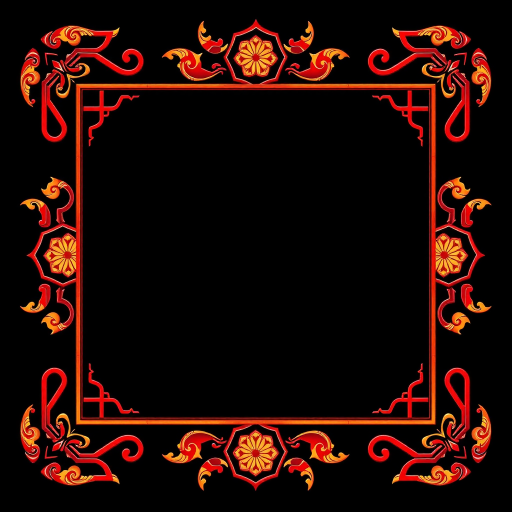
#> input picture art/generated/frames-hq/reel-frame/reel-frame_1059957015_0.png, 1024 x 1024 px, found by its file name (shown at 1/2 size)
$ python process-reel-frame.py
#> lines starting #> are read from the running program, lines starting #| are printed output that depends on the picture
"""Turn the generated square-window frame art into the game reel frame.

Unlike symbols (keep interior darks), a FRAME must have BOTH the outer black
and the enclosed center window keyed to transparent, leaving only the colored
border. So: global brightness key (frame is bright, bg+window are black).
Then measure the transparent window to print new FRAME_RATIOS for constants.ts.

Run: ../../../math-sdk/env/Scripts/python.exe process-reel-frame.py
"""
import os
import numpy as np
from PIL import Image, ImageFilter

HERE = os.path.dirname(os.path.abspath(__file__))
SRC = r"C:\Users\tiger\Desktop\Stake\game-1\Ayakashi\art\generated\frames-hq\reel-frame\reel-frame_1059957015_0.png"
OUT = os.path.join(HERE, "static", "assets", "sprites", "reelsFrame", "reel_frame.webp")

im = Image.open(SRC).convert("RGB")
#> im is the input picture: PIL image 1024x1024 RGB; mean R, G, B 33.7, 9.9, 5
arr = np.asarray(im).astype(np.float32)
value = arr.max(axis=2)  # brightness; frame is bright, black bg/window ~0
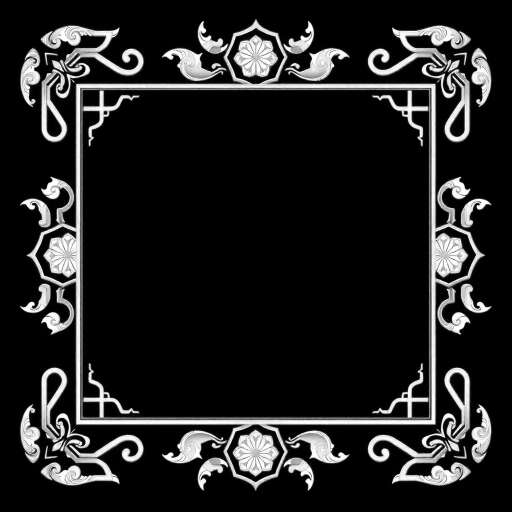
#> value: shape (1024, 1024) float32 (shown at 1/2 size); min 0, max 255, mean 33.8
alpha = np.clip((value - 28) / (70 - 28), 0, 1) * 255
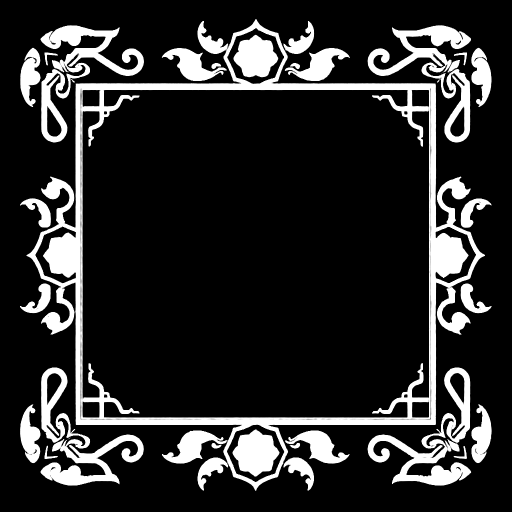
#> alpha: shape (1024, 1024) float32 (shown at 1/2 size); min 0, max 255, mean 42.5
alpha = alpha.astype(np.uint8)

rgba = im.convert("RGBA")
a_img = Image.fromarray(alpha).filter(ImageFilter.GaussianBlur(1.0))
rgba.putalpha(a_img)
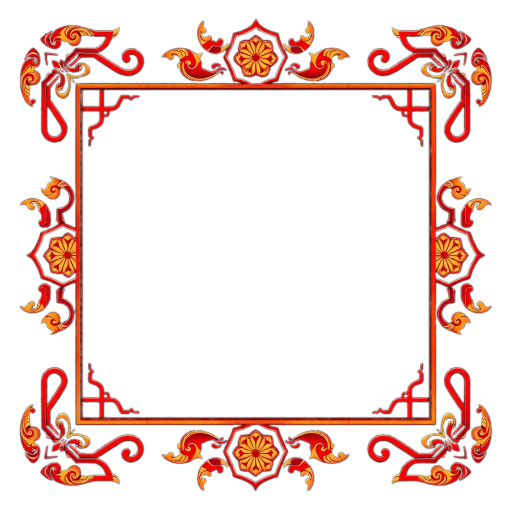
#> rgba: PIL image 1024x1024 RGBA (shown at 1/2 size); mean R, G, B, A 33.7, 9.9, 5, 42.4; transparent parts drawn white

# crop to the frame's outer extent
bbox = rgba.getbbox()
#> bbox = (37, 35, 986, 984)
frame = rgba.crop(bbox)
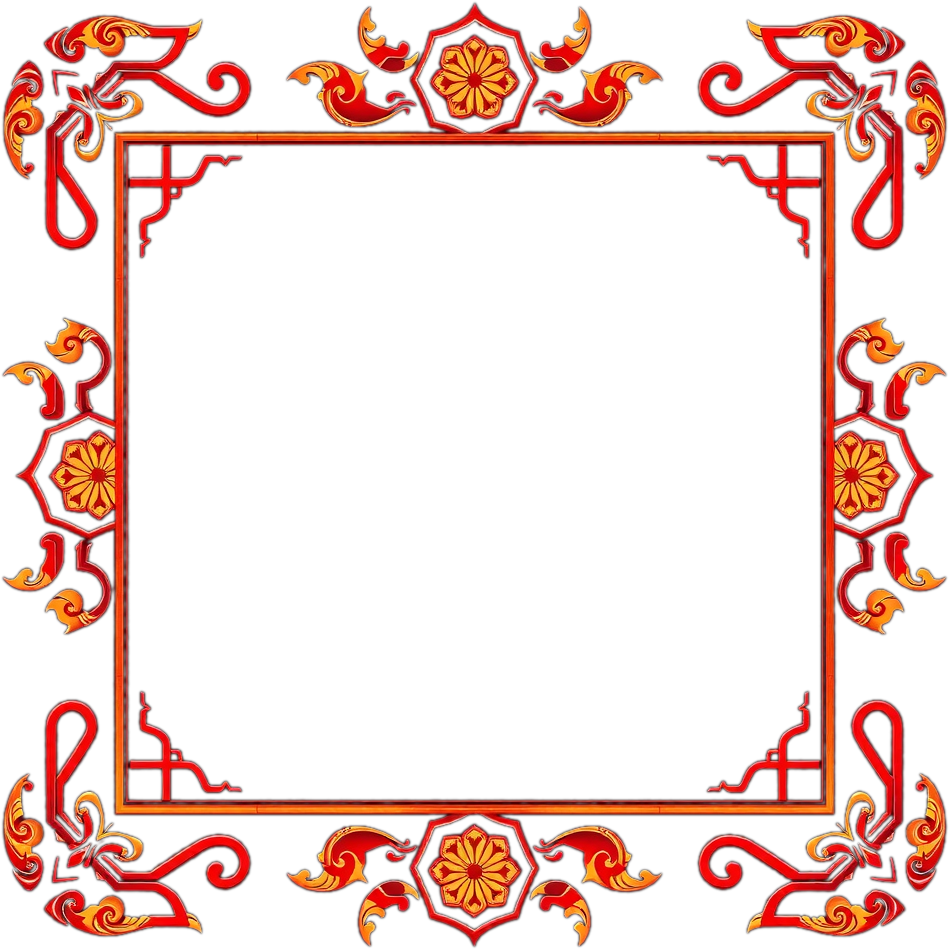
#> frame: PIL image 949x949 RGBA; mean R, G, B, A 39.3, 11.6, 5.8, 49.4; transparent parts drawn white
FW, FH = frame.size
#> FW = 949; FH = 949

# measure the central transparent window: span of low-alpha around the centre
fa = np.asarray(frame)[..., 3]
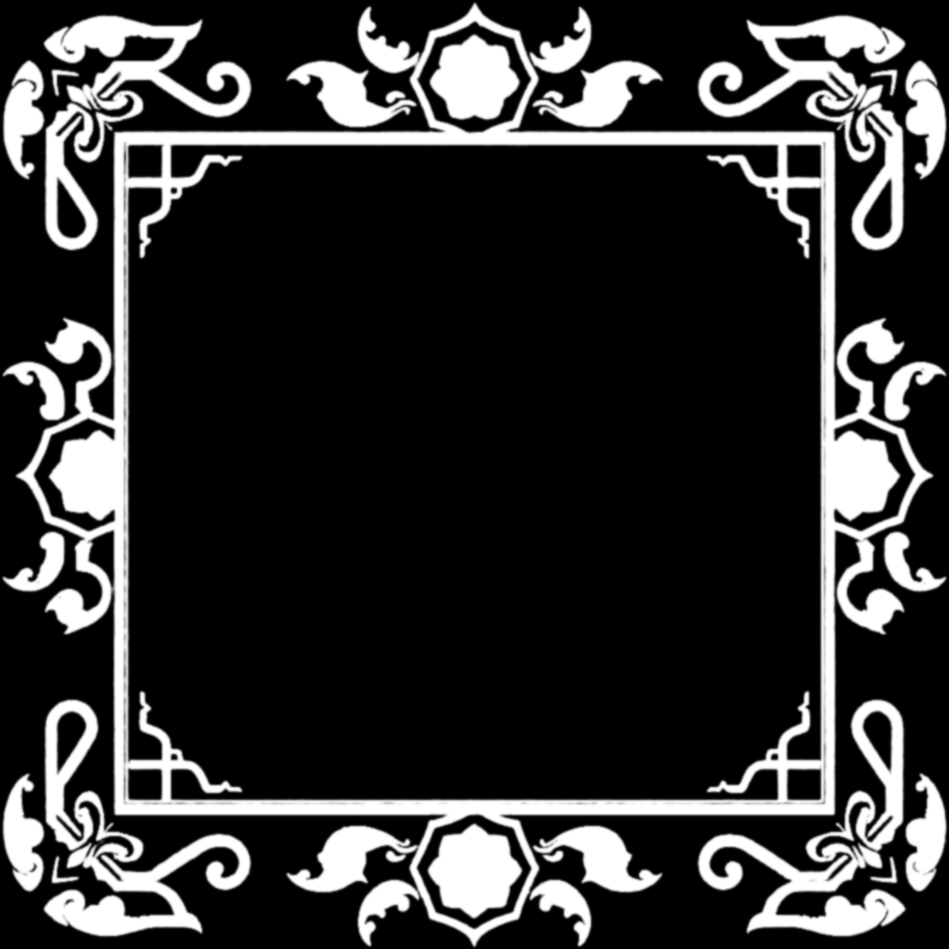
#> fa: shape (949, 949); min 0, max 255, mean 49.4
cy, cx = FH // 2, FW // 2
#> cy = 474; cx = 474
row = fa[cy, :] < 32
col = fa[:, cx] < 32

def span(mask, c):
#> called with mask = array of shape (949,), c = 474
    lo = c
#> lo = 474
    while lo > 0 and mask[lo - 1]:
        lo -= 1
#> this loop made 345 passes
#> lo on passes 1 to 3: 473, 472, 471
#> after the loop, lo = 129
    hi = c
#> hi = 474
    while hi < len(mask) - 1 and mask[hi + 1]:
        hi += 1
#> after the loop, hi = 819
    return lo, hi

x0, x1 = span(row, cx); y0, y1 = span(col, cy)
#> after `x0, x1 = span(row, cx)`: x0 = 129; x1 = 819
#> the loop in span (call 2), `while lo > 0 and mask[lo - 1]:` made 328 passes
#> after `y0, y1 = span(col, cy)`: y0 = 146; y1 = 798
win_w, win_h = x1 - x0 + 1, y1 - y0 + 1
#> win_w = 691; win_h = 653
fw, fh = win_w / FW, win_h / FH
#> fw = 0.728; fh = 0.688
print(f"frame art: {FW}x{FH}")
#| frame art: 949x949
print(f"window: {win_w}x{win_h}  ->  {fw*100:.1f}% x {fh*100:.1f}% of frame")
#| window: 691x653  ->  72.8% x 68.8% of frame
print(f"FRAME_RATIOS = {{ width: {1/fw:.4f}, height: {1/fh:.4f} }}")
#| FRAME_RATIOS = { width: 1.3734, height: 1.4533 }

frame.save(OUT, "WEBP", quality=92, method=6)
print(f"saved {OUT}  ({os.path.getsize(OUT)//1024}KB)")

$ run again, with art/generated/frames-hq/reel-frame/reel-frame_1059957015_1.png copied over art/generated/frames-hq/reel-frame/reel-frame_1059957015_0.png
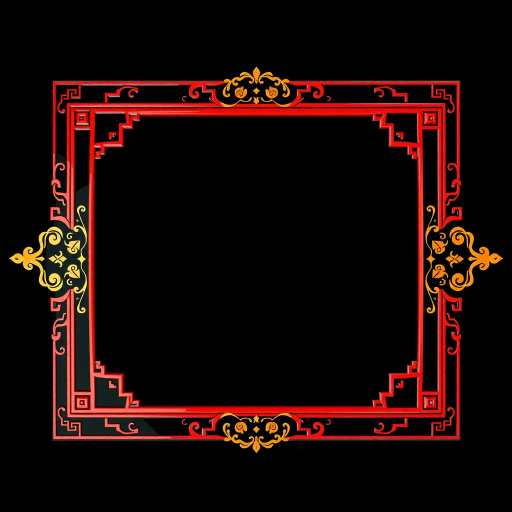
#> input picture art/generated/frames-hq/reel-frame/reel-frame_1059957015_1.png, 1024 x 1024 px, found by its file name (shown at 1/2 size)
#> im is the input picture: PIL image 1024x1024 RGB; mean R, G, B 26.5, 8.5, 5.6
#> `rgba.putalpha(a_img)`:
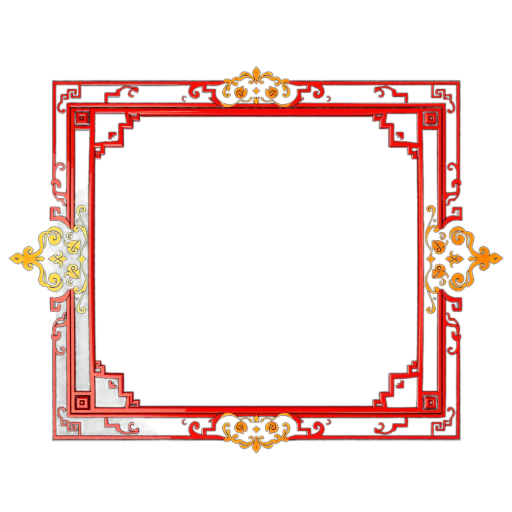
#> rgba: PIL image 1024x1024 RGBA (shown at 1/2 size); mean R, G, B, A 26.5, 8.5, 5.6, 33.5; transparent parts drawn white
#> bbox = (15, 131, 1009, 909)
#> `fa = np.asarray(frame)[..., 3]`:
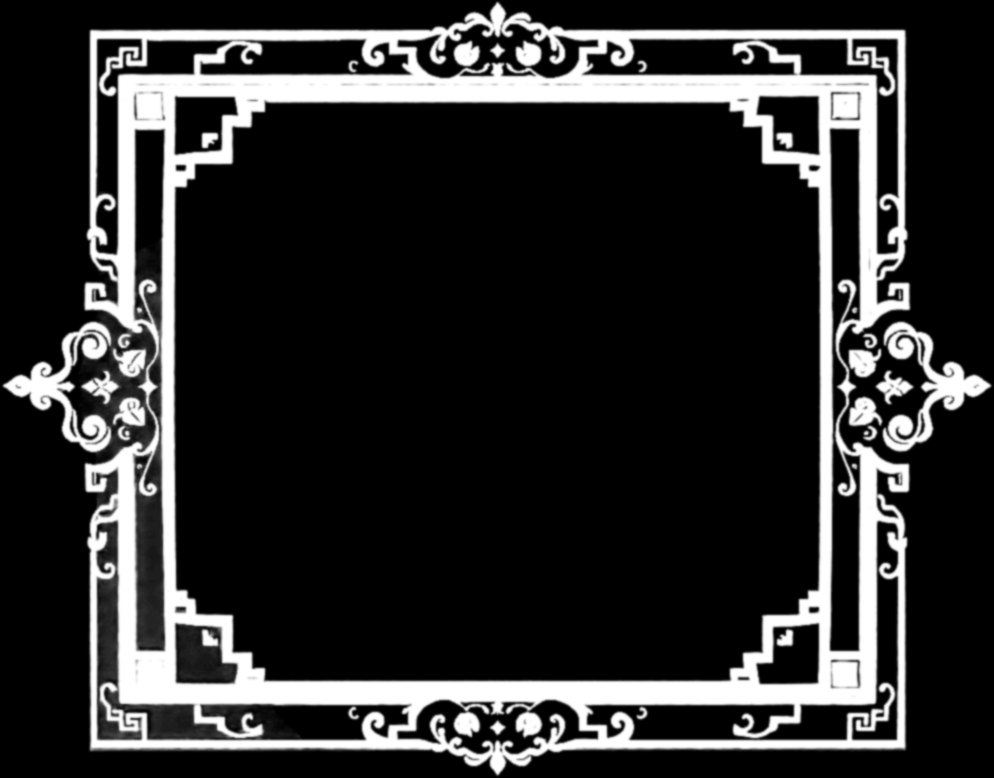
#> fa: shape (778, 994); min 0, max 255, mean 45.4
#> the loop in span, `while lo > 0 and mask[lo - 1]:` made 321 passes
#> lo on passes 1 to 3: 496, 495, 494
#> after the loop in span, `while lo > 0 and mask[lo - 1]:`: lo = 176
#> after the loop in span, `while hi < len(mask) - 1 and mask[hi + 1]:`: hi = 818
#> x0 = 176; x1 = 818
#> the loop in span (call 2), `while lo > 0 and mask[lo - 1]:` made 285 passes
#> lo on passes 1 to 3: 388, 387, 386
#> y0 = 104; y1 = 679
#> win_w = 643; win_h = 576
#> fw = 0.647; fh = 0.74
#| frame art: 994x778
#| window: 643x576  ->  64.7% x 74.0% of frame
#| FRAME_RATIOS = { width: 1.5459, height: 1.3507 }
